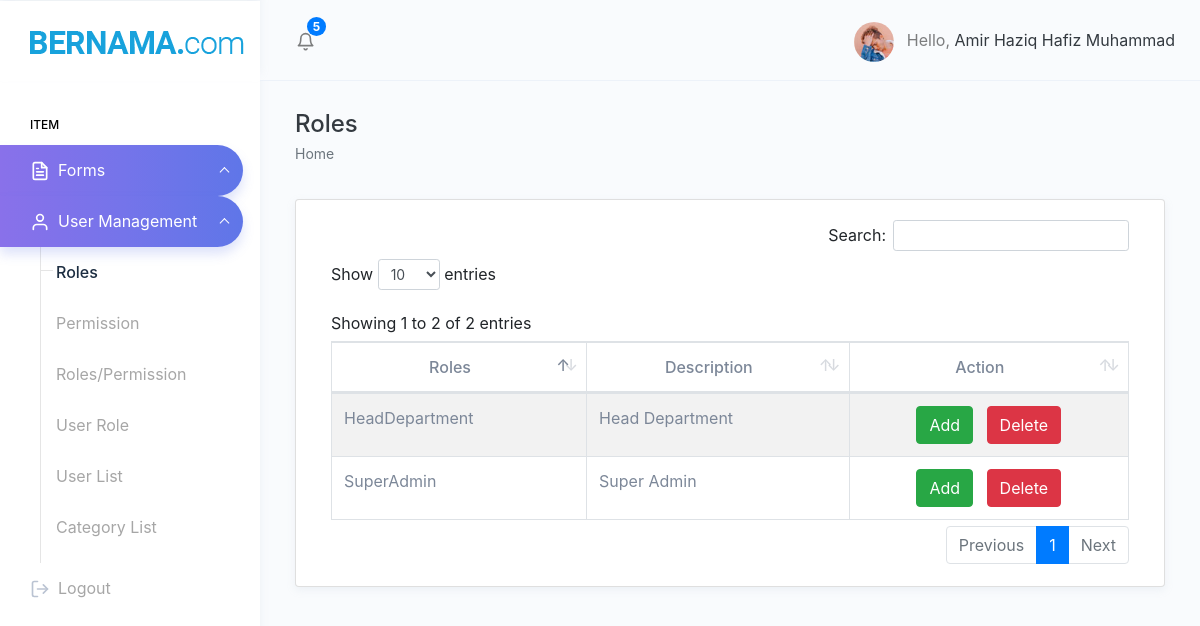
Page /roles.php (signed in) on the earlier database version.
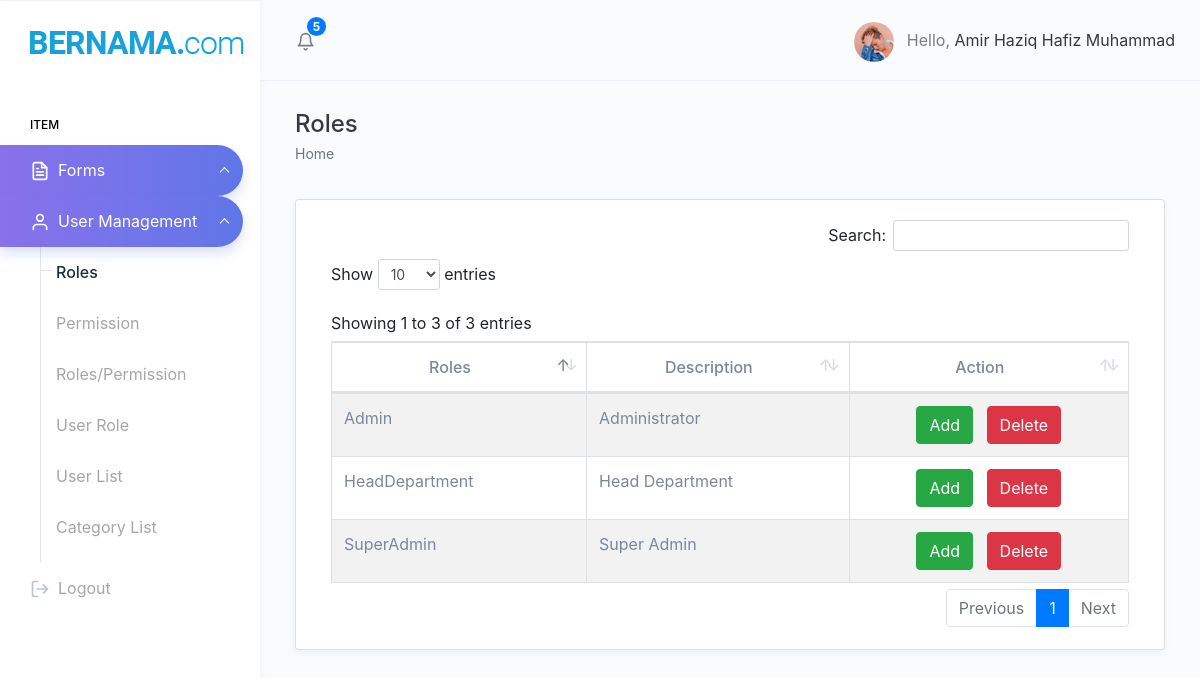
Same page on the later database version.
### tables this page shows
CREATE TABLE `roles` (
  `id` int(11) NOT NULL,
  `name` varchar(255) DEFAULT NULL,
  `description` varchar(255) DEFAULT NULL
);

### roles.php (the view, shortened to what this page needs)
<!DOCTYPE html>
<html dir="ltr" lang="en">
    <?php
        $connection = new mysqli("localhost", "root", "", "aduan");
        $query = "SELECT *
        FROM roles
        ORDER BY name DESC";
        $result = mysqli_query($connection, $query);
    ?>
    <head>
        <link href="assets/extra-libs/datatables.net-bs4/css/dataTables.bootstrap4.css" rel="stylesheet">
        <link href="dist/css/style.min.css" rel="stylesheet">
        <link rel="stylesheet" href="https://cdn.jsdelivr.net/npm/bootstrap@4.0.0/dist/css/bootstrap.min.css"
>
    </head>
    <body>
        <?php
        include_once('header.php');
        ?>
        <div class="page-wrapper">
            <div class="page-breadcrumb">
                <div class="row">
                    <div class="col-7 align-self-center">
                        <h4 class="page-title text-truncate text-dark font-weight-medium mb-1">Roles</h4>
                        <div class="d-flex align-items-center">
                            <nav aria-label="breadcrumb">
                                <ol class="breadcrumb m-0 p-0">
                                    <li class="breadcrumb-item"><a href="display_data.php" class="text-muted">Home</a></li>
                                </ol>
                            </nav>
                        </div>
                    </div>
                </div>
            </div>
            <div class="container-fluid">
                <div class="row">
                    <div class="col-12">
                        <div class="card">
                            <div class="card-body">
                                <div class="table-responsive">
                                    <table id="example" class="table table-striped table-bordered" cellspacing="0"
                                        width="100%">
                                        <thead>
                                            <tr style="text-align:center">
                                                <th>Roles</th>
                                                <th>Description</th>
                                                <th>Action</th>
                                            </tr>
                                        </thead>
                                        <tbody>
                                        <?php
                                            while ($row = mysqli_fetch_assoc($result)) {
                                                $query1 = "SELECT * FROM roles";
                                                $result1 = mysqli_query($connection, $query1);
                                                echo "<tr>";
                                                echo "<td>" . $row['name'] . "</td>";
                                                echo "<td>" . $row['description'] . "</td>";
                                                echo "<td><center>
                                                    <a class='btn btn-success' onclick='modDisp(" . '"role"' . ");' style='color:white'>Add</a>&nbsp;&nbsp;
                                                    <a class='btn btn-danger' href='roles.php?del=" . $row['id'] . "'>Delete</a>";
                                                echo "</tr>";
                                            }
                                            ?>
                                        </tbody>
                                    </table>
                                </div>
                            </div>
                        </div>
                    </div>
                </div>
            </div>
        </div>
        </div>
    </body>
</html>

Differences in the rows shown:
added roles: name "Admin", description "Administrator"
Other differences:
text written by a page script: "Search: Show entries Showing 1 to 2 of 2 entries Previous 1 Next" → "Search: Show entries Showing 1 to 3 of 3 entries Previous 1 Next"
